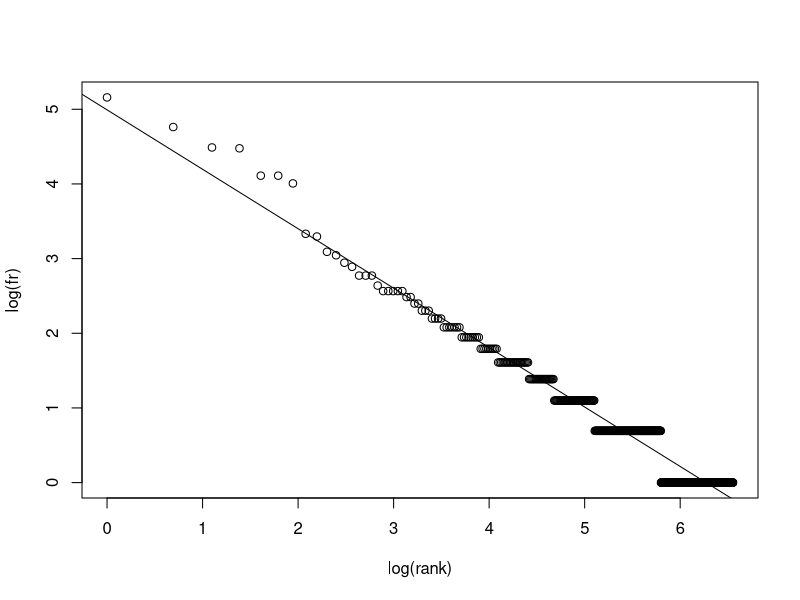

Here is the R script that generated this plot:
fr <- c(174, 117, 89, 88, 61, 61, 55, 28, 27, 22, 21, 19, 18, 16, 16, 16, 14, 13, 13, 13, 13, 13, 12, 12, 11, 11, 10, 10, 10, 9, 9, 9, 9, 8, 8, 8, 8, 8, 8, 8, 7, 7, 7, 7, 7, 7, 7, 7, 7, 6, 6, 6, 6, 6, 6, 6, 6, 6, 6, 5, 5, 5, 5, 5, 5, 5, 5, 5, 5, 5, 5, 5, 5, 5, 5, 5, 5, 5, 5, 5, 5, 5, 4, 4, 4, 4, 4, 4, 4, 4, 4, 4, 4, 4, 4, 4, 4, 4, 4, 4, 4, 4, 4, 4, 4, 4, 4, 3, 3, 3, 3, 3, 3, 3, 3, 3, 3, 3, 3, 3, 3, 3, 3, 3, 3, 3, 3, 3, 3, 3, 3, 3, 3, 3, 3, 3, 3, 3, 3, 3, 3, 3, 3, 3, 3, 3, 3, 3, 3, 3, 3, 3, 3, 3, 3, 3, 3, 3, 3, 3, 3, 3, 3, 3, 2, 2, 2, 2, 2, 2, 2, 2, 2, 2, 2, 2, 2, 2, 2, 2, 2, 2, 2, 2, 2, 2, 2, 2, 2, 2, 2, 2, 2, 2, 2, 2, 2, 2, 2, 2, 2, 2, 2, 2, 2, 2, 2, 2, 2, 2, 2, 2, 2, 2, 2, 2, 2, 2, 2, 2, 2, 2, 2, 2, 2, 2, 2, 2, 2, 2, 2, 2, 2, 2, 2, 2, 2, 2, 2, 2, 2, 2, 2, 2, 2, 2, 2, 2, 2, 2, 2, 2, 2, 2, 2, 2, 2, 2, 2, 2, 2, 2, 2, 2, 2, 2, 2, 2, 2, 2, 2, 2, 2, 2, 2, 2, 2, 2, 2, 2, 2, 2, 2, 2, 2, 2, 2, 2, 2, 2, 2, 2, 2, 2, 2, 2, 2, 2, 2, 2, 2, 2, 2, 2, 2, 2, 2, 2, 2, 2, 2, 2, 2, 2, 2, 2, 2, 2, 2, 2, 2, 2, 2, 2, 2, 2, 2, 2, 2, 1, 1, 1, 1, 1, 1, 1, 1, 1, 1, 1, 1, 1, 1, 1, 1, 1, 1, 1, 1, 1, 1, 1, 1, 1, 1, 1, 1, 1, 1, 1, 1, 1, 1, 1, 1, 1, 1, 1, 1, 1, 1, 1, 1, 1, 1, 1, 1, 1, 1, 1, 1, 1, 1, 1, 1, 1, 1, 1, 1, 1, 1, 1, 1, 1, 1, 1, 1, 1, 1, 1, 1, 1, 1, 1, 1, 1, 1, 1, 1, 1, 1, 1, 1, 1, 1, 1, 1, 1, 1, 1, 1, 1, 1, 1, 1, 1, 1, 1, 1, 1, 1, 1, 1, 1, 1, 1, 1, 1, 1, 1, 1, 1, 1, 1, 1, 1, 1, 1, 1, 1, 1, 1, 1, 1, 1, 1, 1, 1, 1, 1, 1, 1, 1, 1, 1, 1, 1, 1, 1, 1, 1, 1, 1, 1, 1, 1, 1, 1, 1, 1, 1, 1, 1, 1, 1, 1, 1, 1, 1, 1, 1, 1, 1, 1, 1, 1, 1, 1, 1, 1, 1, 1, 1, 1, 1, 1, 1, 1, 1, 1, 1, 1, 1, 1, 1, 1, 1, 1, 1, 1, 1, 1, 1, 1, 1, 1, 1, 1, 1, 1, 1, 1, 1, 1, 1, 1, 1, 1, 1, 1, 1, 1, 1, 1, 1, 1, 1, 1, 1, 1, 1, 1, 1, 1, 1, 1, 1, 1, 1, 1, 1, 1, 1, 1, 1, 1, 1, 1, 1, 1, 1, 1, 1, 1, 1, 1, 1, 1, 1, 1, 1, 1, 1, 1, 1, 1, 1, 1, 1, 1, 1, 1, 1, 1, 1, 1, 1, 1, 1, 1, 1, 1, 1, 1, 1, 1, 1, 1, 1, 1, 1, 1, 1, 1, 1, 1, 1, 1, 1, 1, 1, 1, 1, 1, 1, 1, 1, 1, 1, 1, 1, 1, 1, 1, 1, 1, 1, 1, 1, 1, 1, 1, 1, 1, 1, 1, 1, 1, 1, 1, 1, 1, 1, 1, 1, 1, 1, 1, 1, 1, 1, 1, 1, 1, 1, 1, 1, 1, 1, 1, 1, 1, 1, 1, 1, 1, 1, 1, 1, 1, 1, 1, 1, 1, 1, 1, 1, 1, 1, 1, 1, 1, 1, 1, 1, 1, 1, 1, 1, 1, 1)
rank <- 1:length(fr)

log_fr <- log(fr)
log_rank <- log(rank)

plot(log(fr) ~ log(rank))
reg <- lm(log(fr) ~ log(rank))
abline(reg, untf=F)
reg
summary(reg)
          
#> reg
#
#Call:
#  lm(formula = log(fr) ~ log(rank))
#
#Coefficients:
#  (Intercept)    log(rank)  
#4.9921      -0.7961  
